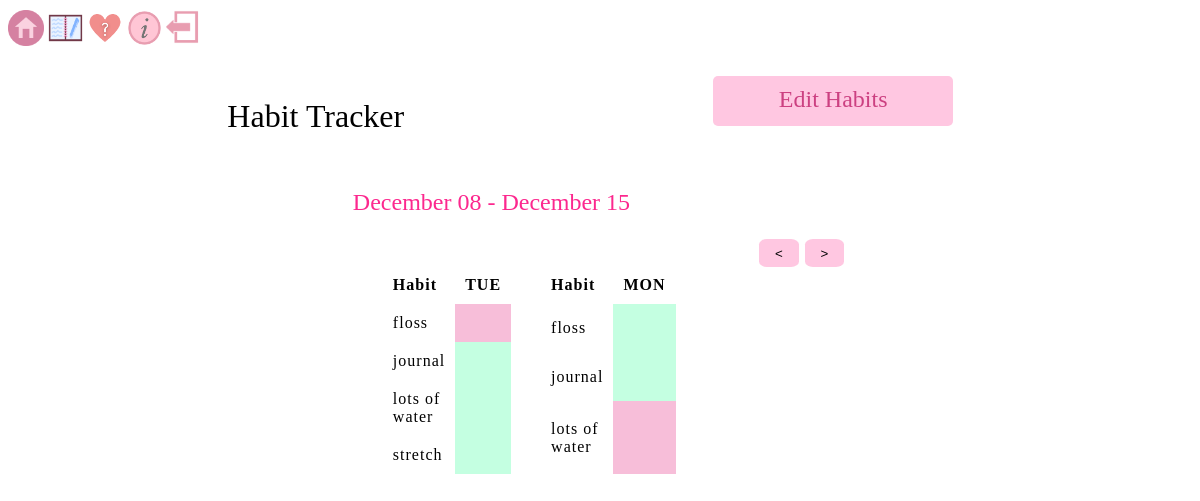
The page /habittracker (signed in) on the database its author committed.
### app/models.py (models this page shows, shortened)
class Habit(db.Model):
    id = db.Column(db.Integer, primary_key=True)
    habit_name = db.Column(db.String(50), unique=False, nullable=False)
    habit_done = db.Column(db.Boolean, default=False, nullable=False)
    user_id = db.Column(db.Integer, db.ForeignKey('user.id'), nullable=False)
    date = db.Column(db.Date, nullable=False, default=date.today())

### app/routes.py (the view)
@app.route("/habittracker")
@login_required
def habittracker():
    todays_date= date.today()
    lastweek= todays_date - timedelta(days=7)
    habit0 = Habit.query.filter_by(user_id=current_user.id, date=todays_date)
    if habit0.first() is None:
        habit0= 'Null'
    habit1 = Habit.query.filter_by(user_id=current_user.id, date=todays_date-timedelta(days=1))
    if habit1.first() is None:
        habit1= 'Null'
    habit2 = Habit.query.filter_by(user_id=current_user.id, date=todays_date-timedelta(days=2))
    if habit2.first() is None:
        habit2= 'Null'
    habit3 = Habit.query.filter_by(user_id=current_user.id, date=todays_date-timedelta(days=3))
    if habit3.first() is None:
        habit3= 'Null'
    habit4 = Habit.query.filter_by(user_id=current_user.id, date=todays_date-timedelta(days=4))
    if habit4.first() is None:
        habit4= 'Null'
    habit5 = Habit.query.filter_by(user_id=current_user.id, date=todays_date-timedelta(days=5))
    if habit5.first() is None:
        habit5= 'Null'
    habit6 = Habit.query.filter_by(user_id=current_user.id, date=todays_date-timedelta(days=6))
    if habit6.first() is None:
        habit6= 'Null'
    return render_template("habittracker.html", todays_date=todays_date, lastweek=lastweek, habit1=habit1, habit2=habit2, habit3=habit3, habit4=habit4, habit5=habit5, habit6=habit6, habit0=habit0, title="Habit Tracker")

### app/models.py (called while the page is built)
@login_manager.user_loader
def load_user(user_id):
    return User.query.get(int(user_id))

### app/templates/habittracker.html (shortened to what this page needs)
<!doctype html>
<html lang="en">
    <head>
        <link rel="stylesheet" href="static\habit.css">
        <div>
            <a class="nav-link" href="/mainpage"><img src="static\images\home.png " width="3%"></a>
            <a class="nav-link" href="/journal"><img src="static\images\journal_icon.png " width="3%"></a>
            <a class="nav-link" href="/moodtracker"><img src="static\images\moodtracker_icon.png " width="3%"></a>
            <a class="nav-link" href="/info"><img src="static\images\information_icon.png " width="3%"></a>
            <a class="nav-link" href="/"><img src="static\images\logout_icon.png " width="3%"></a>
        </div>
    </head>
    <body >
        <div class="container">
            <a id="habit_button" href="/habit_update">Edit Habits</a>
            <h1> Habit Tracker </h1>
            <div id="week">
                <h2>{{ lastweek.strftime("%B %d") }} - {{ todays_date.strftime("%B %d") }}</h2>
                <form action= "/nexthabittracker" method="POST" id="nextButton" >
                    <input type="submit" value=">">
                </form>
                <form action= "/prevhabittracker" method="POST" id="backButton" >
                    <input type="submit" value="<">
                </form>
                <div class="days">
                    {% if habit1 != 'Null' %}
                        <table class="mon">
                            <thead>
                                <tr>
                                    <th scope="col" style="text-align: left;">Habit</th>
                                    <th scope="col"> {{ habit1[0].date.strftime("%a")|upper  }} </th>
                                </tr>
                            </thead><br/>
                            <tbody>
                                {% for habit in habit1 %}
                                    <tr>
                                        <td scope="row" id="habit"> {{ habit.habit_name }}  </td>
                                        {% if habit.habit_done == True %}
                                            <td id ="habit1t"></td>
                                        {% elif habit.habit_done == False %}
                                            <td id ="habit1f"></td>
                                        {% endif %}
                                    </tr>
                                {% endfor %}
                            </tbody>
                        </table>
                    {% endif %}
                    {% if habit2 != 'Null' %}
                        <table class="tue">
                            <thead>
                                <tr>
                                    <th scope="col" style="text-align: left;">Habit</th>
                                    <th  scope="col"> {{ habit2[0].date.strftime("%a")|upper  }} </th>
                                </tr>
                            </thead><br/>
                            <tbody>
                                {% for habit in habit2 %}
                                    <tr>
                                        <td scope="row" id="habit"> {{ habit.habit_name }}  </td>
                                        {% if habit.habit_done == True %}
                                            <td id ="habit2t"></td>
                                        {% elif habit.habit_done == False %}
                                            <td id ="habit2f"></td>
                                        {% endif %}
                                    </tr>
                                {% endfor %}
                            </tbody>
                        </table>
                    {% endif %}
                </div>
            </div>
        </div>
    </body>
</html>

### app/static/habit.css (style rules this page uses)
body { font-family: serif; }
.container { display: grid; width: fixed; height: fixed; margin: 2%; display: grid; padding: 3px; grid-gap: 10px; grid-template-areas: "title blank edit" "habits habits habits" }
h1 { grid-area: title; font-weight: normal; overflow: auto; height: 40px; text-align: right; padding-right: 5%; }
input[type="submit"] { background: none; border: none; }
#habit_button { grid-area: edit; overflow: auto; height: 30px; width: 220px; background: rgb(255, 199, 225); color: rgb(204, 64, 129); font-size: x-large; padding: 10px; margin: 0px; text-align: center; border-radius: 5px; text-decoration: none; }
#week { justify-self: center; grid-area: habits; overflow: auto; min-height: 200px; min-width: 60px; max-width: 80vw; }
h2 { color: #FC288E; font-weight: normal; }
td, th { padding: 10px; }
table { letter-spacing: 1px; border-collapse: collapse; }
#backButton, #nextButton { float: right; padding-top: 1%; padding-bottom: 1%; padding-left: 2%; padding-right: 2%; border-radius: 20%; background-color: rgb(255, 199, 225); color: white; margin: 3px; }
.days { width: fixed; height: fixed; margin-top: 10%; display: grid; grid-gap: 30px; grid-template-areas: "sun mon tue wed thu fri sat" }
.mon { grid-area: mon; overflow: auto; width: 100px; }
.tue { grid-area: tue; overflow: auto; width: 100px; }

### app/templates/habittracker.html (style rules this page uses)
#habit1f { background-color: #F7BED9; }
#habit1t { background-color: #C4FFE1; }
#habit2t { background-color: #C4FFE1; }
#habit2f { background-color: #F7BED9; }

### rows shown on the page
Habit: date "TUE", habit_name "floss", habit_done False (drawn)
Habit: habit_name "journal", habit_done True (drawn)
Habit: habit_name "lots of water", habit_done True (drawn)
Habit: habit_name "stretch", habit_done True (drawn)
Habit: date "MON", habit_name "floss", habit_done True (drawn)
Habit: habit_name "journal", habit_done True (drawn)
Habit: habit_name "lots of water", habit_done False (drawn)
